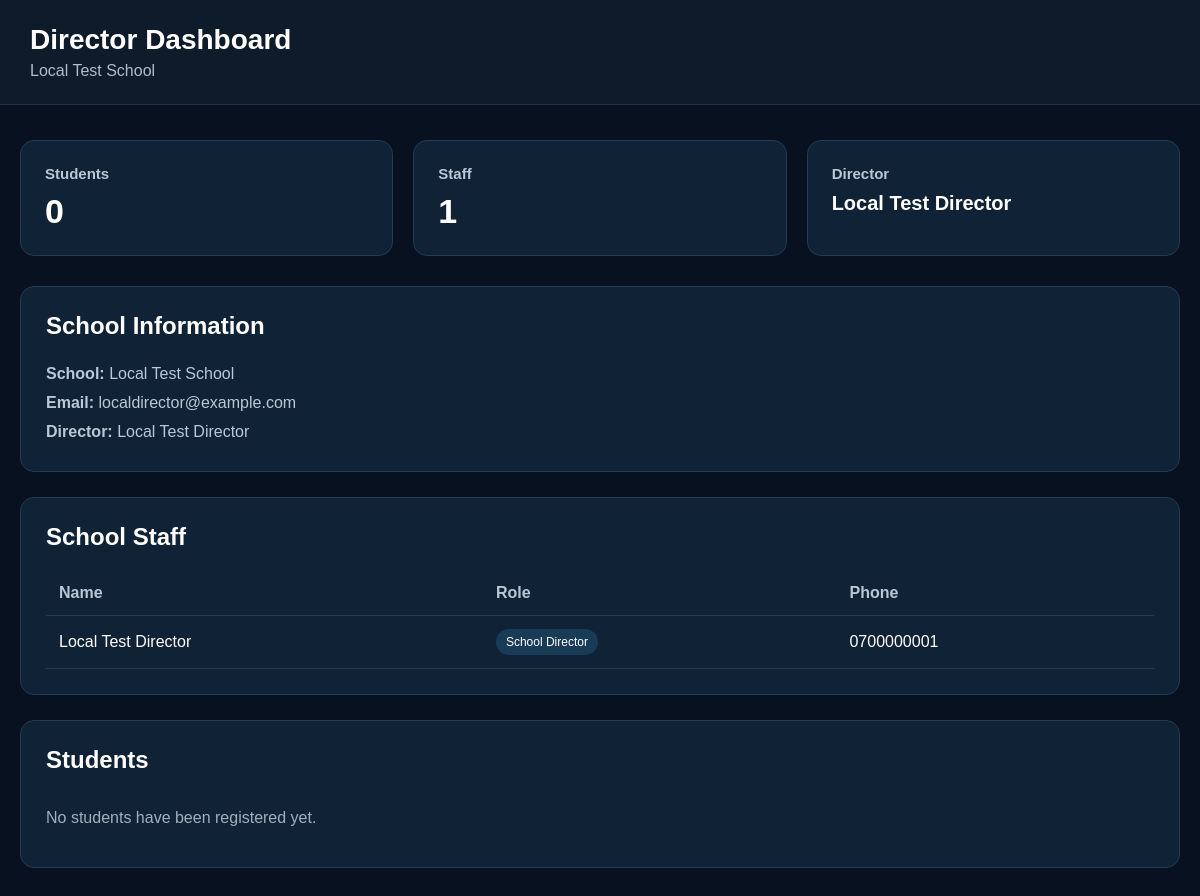
The app's page /api/director/dashboard/ (signed in) with its own data.
### api/models.py (models this page shows, shortened)
class School(models.Model):
    SECTOR_CHOICES = [
        ('PRIMARY', 'Primary Level (PLE System)'),
        ('SECONDARY', 'Secondary Level (UCE/UACE System)'),
        ('VOCATIONAL', 'Vocational/Technical (DIT/BTVET)'),
        ('UNIVERSITY', 'Higher Education (NCHE/CGPA)'),
        ('INTERNATIONAL', 'International (Year 1 - Year 13)'),
    ]
    name = models.CharField(max_length=255, db_index=True)
    director = models.CharField(max_length=255, blank=True, null=True)
    school_motto = models.CharField(max_length=255, blank=True, null=True)
    sector = models.CharField(max_length=20, choices=SECTOR_CHOICES, default='SECONDARY')
    logo = models.ImageField(upload_to='logos/', null=True, blank=True)
    logo_data = models.TextField(null=True, blank=True)
    keb_logo_data = models.TextField(null=True, blank=True)
    signature_data = models.TextField(null=True, blank=True)
    address = models.CharField(max_length=255, blank=True, null=True)
    district = models.CharField(max_length=100, default="Kampala")
    phone2 = models.CharField(max_length=20, blank=True, null=True, verbose_name="Secondary Phone")
    email = models.EmailField(blank=True, null=True, verbose_name="Official Email")
    school_account_id = models.CharField(max_length=100, unique=True, editable=False)
    school_code = models.CharField(max_length=100, blank=True, help_text="Provided by SchoolPay")
    uneb_center_number = models.CharField(max_length=20, default="U0000")
    api_password = models.CharField(max_length=255, blank=True)
    total_revenue_collected = models.BigIntegerField(default=0)
    total_commission_earned = models.BigIntegerField(default=0)
    rating = models.CharField(max_length=30, default="⭐⭐⭐⭐⭐")
    mission = models.TextField(default="To provide high-quality education.")
    vision = models.TextField(default="A lead institution of excellence.")
    core_values = models.TextField(default="Integrity, Excellence, Discipline")
    followers_count = models.IntegerField(default=1500)
    term_end_date = models.CharField(max_length=100, default="05th Dec 2026")
    next_term_start = models.CharField(max_length=100, default="02nd Feb 2027")
    is_verified = models.BooleanField(default=False, verbose_name="National Approval Status")
    created_at = models.DateTimeField(default=django.utils.timezone.now) # 💎 KILLS THE CRASH
    stamp_color = models.CharField(max_length=20, default="#002366")
    keb_logo = models.ImageField(upload_to='logos/keb/', null=True, blank=True)
    chairman_signature = models.ImageField(upload_to='signatures/', null=True, blank=True)
    ussd_instructions = models.TextField(default="Dial *165#...")

class User(AbstractUser):
    is_staff_member = models.BooleanField(default=False)
    school = models.ForeignKey(
        'School',
        on_delete=models.SET_NULL,
        null=True,
        blank=True,
        help_text="Which school does this administrator manage?"
    )
    objects = UserManager()

class Staff(models.Model):
    ROLE_CHOICES = [
        ('TEACHER', 'Class Teacher'),
        ('BURSAR', 'School Bursar'),
        ('HEADTEACHER', 'Head Teacher'),
        ('DIRECTOR', 'School Director'),
        ('SECRETARY', 'Front Desk/Secretary'),
        ('LIBRARIAN', 'Library Manager'),
    ]
    full_name = models.CharField(max_length=255)
    user = models.OneToOneField(User, on_delete=models.CASCADE, null=True, blank=True, related_name='staff_profile')
    passport_photo = models.ImageField(upload_to='staff/photos/', null=True, blank=True)
    national_id_copy = models.ImageField(upload_to='staff/ids/', null=True, blank=True)
    cv_pdf = models.FileField(upload_to='staff/cvs/', null=True, blank=True)
    staff_id = models.CharField(max_length=50, unique=True, editable=False, blank=True)
    secure_pin = models.CharField(max_length=4, editable=False, blank=True)
    role = models.CharField(max_length=20, choices=ROLE_CHOICES, default='TEACHER')
    subjects = models.ManyToManyField('Subject', blank=True)
    tin_number = models.CharField(max_length=30, blank=True, verbose_name="URA TIN")
    nssf_number = models.CharField(max_length=30, blank=True, verbose_name="NSSF No.")
    next_of_kin = models.CharField(max_length=255, blank=True)
    next_of_kin_phone = models.CharField(max_length=30, blank=True)
    school = models.ForeignKey(School, on_delete=models.CASCADE, related_name='staff_registry')
    designation = models.CharField(max_length=100, default="Instructor")
    phone = models.CharField(max_length=30)
    momo_number = models.CharField(max_length=30, blank=True, null=True)

### api/views.py (the view)
# urls.py: path('director/dashboard/', views.director_dashboard, name='director_dashboard'),
@login_required
def director_dashboard(request):
    user = request.user
    profile = getattr(user, 'profile', None)
    if not profile or not profile.school:
        return HttpResponse(
            "Your Director account is not linked to a school.",
            status=403
        )
    if not profile.is_school_admin:
        return HttpResponse(
            "Director access required.",
            status=403
        )
    school = profile.school
    students = Student.objects.filter(school=school)
    staff = Staff.objects.filter(school=school)
    context = {
        'director': user,
        'school': school,
        'students': students,
        'staff': staff,
        'student_count': students.count(),
        'staff_count': staff.count(),
    }
    return render(
        request,
        'director/dashboard.html',
        context
    )

### templates/director/dashboard.html (shortened to what this page needs)
<!DOCTYPE html>
<html lang="en">
<head>
</head>
<body>
<div class="header">
    <h1>Director Dashboard</h1>
    <p>{{ school.name }}</p>
</div>
<div class="container">
    <div class="cards">
        <div class="card">
            <h3>Students</h3>
            <div class="number">{{ student_count }}</div>
        </div>
        <div class="card">
            <h3>Staff</h3>
            <div class="number">{{ staff_count }}</div>
        </div>
        <div class="card">
            <h3>Director</h3>
            <div class="number" style="font-size:20px;">
                {{ director.first_name }}
            </div>
        </div>
    </div>
    <div class="panel">
        <h2>School Information</h2>
        <div class="school-info">
            <strong>School:</strong> {{ school.name }}<br>
            {% if school.email %}
                <strong>Email:</strong> {{ school.email }}<br>
            {% endif %}
            <strong>Director:</strong> {{ school.director }}
        </div>
    </div>
    <div class="panel">
        <h2>School Staff</h2>
        {% if staff %}
        <table>
            <thead>
                <tr>
                    <th>Name</th>
                    <th>Role</th>
                    <th>Phone</th>
                </tr>
            </thead>
            <tbody>
                {% for member in staff %}
                <tr>
                    <td>{{ member.full_name }}</td>
                    <td>
                        <span class="badge">
                            {{ member.get_role_display }}
                        </span>
                    </td>
                    <td>{{ member.phone }}</td>
                </tr>
                {% endfor %}
            </tbody>
        </table>
        {% else %}
            <div class="empty">
                No staff members have been registered yet.
            </div>
        {% endif %}
    </div>
    <div class="panel">
        <h2>Students</h2>
        {% if students %}
        <table>
            <thead>
                <tr>
                    <th>Student</th>
                    <th>Class</th>
                    <th>Student ID</th>
                </tr>
            </thead>
            <tbody>
                {% for student in students %}
                <tr>
                    <td>{{ student.full_name }}</td>
                    <td>{{ student.class_name }}</td>
                    <td>{{ student.student_id }}</td>
                </tr>
                {% endfor %}
            </tbody>
        </table>
        {% else %}
            <div class="empty">
                No students have been registered yet.
            </div>
        {% endif %}
    </div>
</div>
</body>
</html>

### templates/director/dashboard.html (style rules this page uses)
* { box-sizing: border-box; }
body { margin: 0; font-family: Arial, sans-serif; background: #07111f; color: #ffffff; }
.header { padding: 24px 30px; background: #0d1b2a; border-bottom: 1px solid #243447; }
.header h1 { margin: 0 0 6px; font-size: 28px; }
.header p { margin: 0; color: #aebdca; }
.container { max-width: 1200px; margin: 35px auto; padding: 0 20px; }
.cards { display: grid; grid-template-columns: repeat(auto-fit, minmax(220px, 1fr)); gap: 20px; margin-bottom: 30px; }
.card { background: #102235; border: 1px solid #243b53; border-radius: 14px; padding: 24px; }
.card h3 { margin: 0 0 10px; color: #b9c8d6; font-size: 15px; }
.number { font-size: 34px; font-weight: bold; }
.panel { background: #102235; border: 1px solid #243b53; border-radius: 14px; padding: 25px; margin-bottom: 25px; }
.panel h2 { margin-top: 0; }
.school-info { color: #b9c8d6; line-height: 1.8; }
table { width: 100%; border-collapse: collapse; }
th, td { text-align: left; padding: 13px; border-bottom: 1px solid #243b53; }
th { color: #b9c8d6; }
.badge { display: inline-block; padding: 6px 10px; border-radius: 20px; background: #183b56; color: #ffffff; font-size: 12px; }
.empty { color: #9fb0bf; padding: 15px 0; }

### records on screen
School: name "Local Test School", email "localdirector@example.com", director "Local Test Director"
User: first_name "Local Test Director"
Staff: full_name "Local Test Director", role "School Director", phone "0700000001"

### other values on screen
{{ student_count }} "0"
{{ staff_count }} "1"
